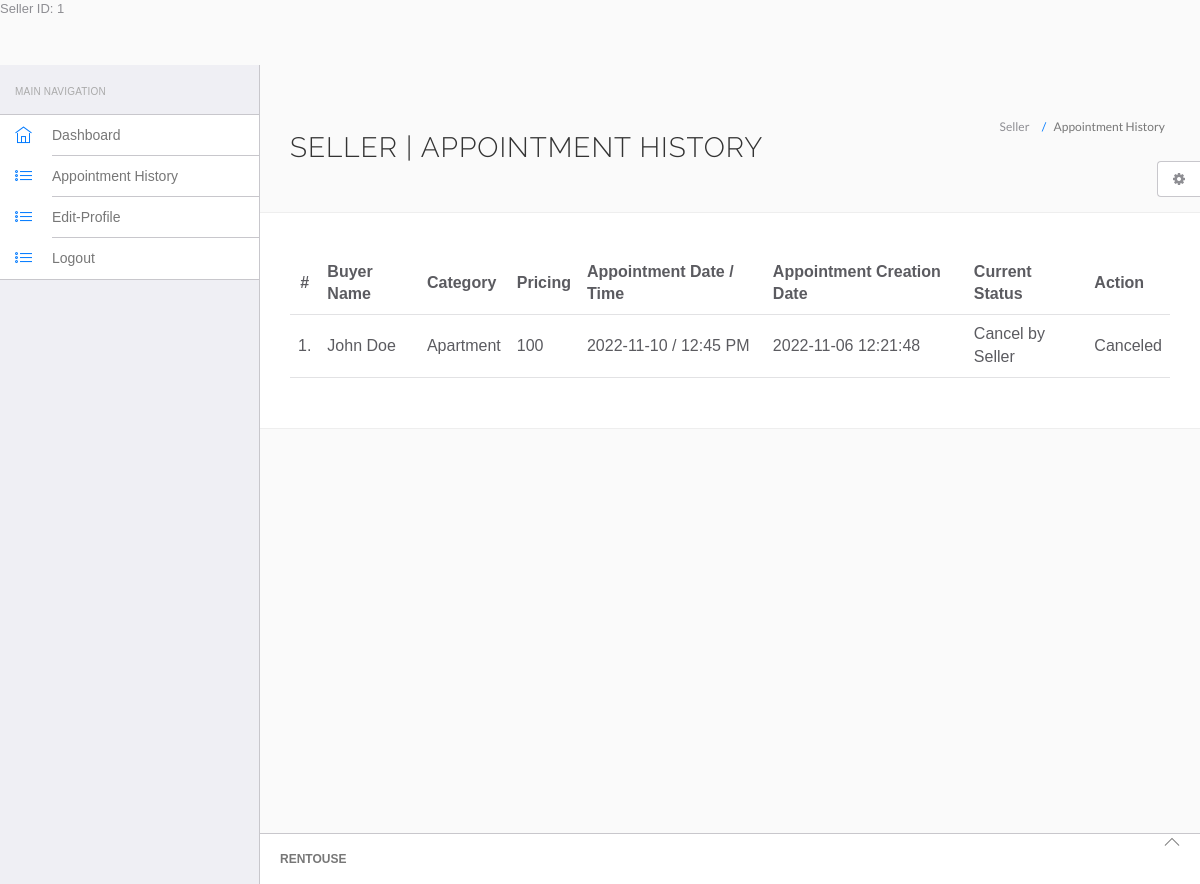
Page /house/hms/sellers/appointment-history.php (signed in) on the committed database.
### tables this page shows
CREATE TABLE `house_appointment` (
  `id` int(11) NOT NULL,
  `sellerCategory` varchar(255) DEFAULT NULL,
  `sellerId` int(11) DEFAULT NULL,
  `buyerId` int(11) DEFAULT NULL,
  `bookingFees` int(11) DEFAULT NULL,
  `appointmentDate` varchar(255) DEFAULT NULL,
  `appointmentTime` varchar(255) DEFAULT NULL,
  `postingDate` timestamp NULL DEFAULT current_timestamp(),
  `buyerStatus` int(11) DEFAULT NULL,
  `sellerStatus` int(11) DEFAULT NULL,
  `updationDate` timestamp NULL DEFAULT NULL ON UPDATE current_timestamp()
);

CREATE TABLE `tenants` (
  `id` int(11) NOT NULL,
  `fullName` varchar(255) DEFAULT NULL,
  `address` longtext DEFAULT NULL,
  `city` varchar(255) DEFAULT NULL,
  `gender` varchar(255) DEFAULT NULL,
  `email` varchar(255) DEFAULT NULL,
  `password` varchar(255) DEFAULT NULL,
  `regDate` timestamp NULL DEFAULT current_timestamp(),
  `updationDate` timestamp NULL DEFAULT NULL ON UPDATE current_timestamp()
);

### house/hms/sellers/appointment-history.php (the view, shortened to what this page needs)
<?php
include('include/config.php');
if(isset($_SESSION['id']) && !empty($_SESSION['id'])) {
    echo "Seller ID: " . $_SESSION['id'];
} else {
    echo "Seller ID is not set or empty.";
    exit;
}
if(strlen($_SESSION['id']) == 0) {
    header('location:logout.php');
    exit;
} else {
?>
<!DOCTYPE html>
<html lang="en">
	<head>
		<link rel="stylesheet" href="vendor/bootstrap/css/bootstrap.min.css">
		<link rel="stylesheet" href="vendor/fontawesome/css/font-awesome.min.css">
		<link rel="stylesheet" href="vendor/themify-icons/themify-icons.min.css">
		<link href="vendor/animate.css/animate.min.css" rel="stylesheet" media="screen">
		<link href="vendor/perfect-scrollbar/perfect-scrollbar.min.css" rel="stylesheet" media="screen">
		<link href="vendor/switchery/switchery.min.css" rel="stylesheet" media="screen">
		<link href="vendor/bootstrap-touchspin/jquery.bootstrap-touchspin.min.css" rel="stylesheet" media="screen">
		<link href="vendor/select2/select2.min.css" rel="stylesheet" media="screen">
		<link href="vendor/bootstrap-datepicker/bootstrap-datepicker3.standalone.min.css" rel="stylesheet" media="screen">
		<link href="vendor/bootstrap-timepicker/bootstrap-timepicker.min.css" rel="stylesheet" media="screen">
		<link rel="stylesheet" href="assets/css/styles.css">
		<link rel="stylesheet" href="assets/css/plugins.css">
		<link rel="stylesheet" href="assets/css/themes/theme-1.css" id="skin_color" />
	</head>
	<body>
		<div id="app">
<?php include('include/sidebar.php');?>
			<div class="app-content">
				<div class="main-content" >
					<div class="wrap-content container" id="container">
						<section id="page-title">
							<div class="row">
								<div class="col-sm-8">
									<h1 class="mainTitle">Seller | Appointment History</h1>
																	</div>
								<ol class="breadcrumb">
									<li>
										<span>Seller </span>
									</li>
									<li class="active">
										<span>Appointment History</span>
									</li>
								</ol>
							</div>
						</section>
						<div class="container-fluid container-fullw bg-white">
									<div class="row">
								<div class="col-md-12">
									<table class="table table-hover" id="sample-table-1">
										<thead>
											<tr>
												<th class="center">#</th>
												<th class="hidden-xs">Buyer  Name</th>
												<th>Category</th>
												<th>Pricing</th>
												<th>Appointment Date / Time </th>
												<th>Appointment Creation Date  </th>
												<th>Current Status</th>
												<th>Action</th>
											</tr>
										</thead>
										<tbody>
<?php
$sql = mysqli_query($con, "SELECT tenants.fullName AS fname, house_appointment.* FROM house_appointment JOIN tenants ON tenants.id = house_appointment.buyerId WHERE house_appointment.buyerId = '".$_SESSION['id']."'");
$cnt=1;
while($row=mysqli_fetch_array($sql))
{
?>
												<tr>
													<td class="center"><?php echo $cnt;?>.</td>
													<td class="hidden-xs"><?php echo $row['fname'];?></td>
													<td><?php echo $row['sellerCategory'];?></td>
													<td><?php echo $row['bookingFees'];?></td>
													<td><?php echo $row['appointmentDate'];?> / <?php echo
													$row['appointmentTime'];?>
													</td>
													<td><?php echo $row['postingDate'];?></td>
													<td>
<?php if(($row['buyerStatus']==1) && ($row['sellerStatus']==1))
if(($row['buyerStatus']==1) && ($row['sellerStatus']==0))
{
	echo "Cancel by Seller";
}
												?></td>
												<td >
												<div class="visible-md visible-lg hidden-sm hidden-xs">
							<?php if(($row['buyerStatus']==1) && ($row['sellerStatus']==1))
{ ?>
	<a href="appointment-history.php?id=<?php echo $row['id']?>&cancel=update" onClick="return confirm('Are you sure you want to cancel this appointment ?')"class="btn btn-transparent btn-xs tooltips" title="Cancel Appointment" tooltip-placement="top" tooltip="Remove">Cancel</a>
	<?php } else {
		echo "Canceled";
		} ?>
												</div>
												</td>
											</tr>
											<?php
$cnt=$cnt+1;
											 }?>
										</tbody>
									</table>
								</div>
							</div>
								</div>
					</div>
				</div>
			</div>
	<?php include('include/footer.php');?>
	<?php include('include/setting.php');?>
		</div>
	</body>
</html>
<?php } ?>

### house/hms/sellers/assets/css/themes/theme-1.css (style rules this page uses)
body { background: #FAFAFA; }

### rows in the picture
house_appointment: tenants.fullName "John Doe", sellerCategory "Apartment", bookingFees "100", appointmentDate "2022-11-10", appointmentTime "12:45 PM", postingDate "2022-11-06 12:21:48", buyerStatus "Cancel by Seller"

### other values in the picture
$_SESSION['id'] "1"
